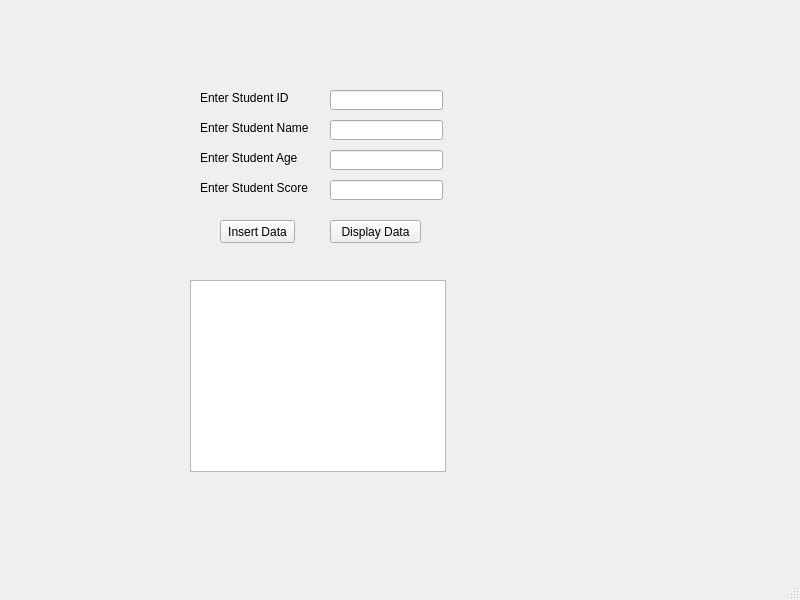
<?xml version="1.0" encoding="UTF-8"?>
<ui version="4.0">
 <class>studentPerformance</class>
 <widget class="QMainWindow" name="studentPerformance">
  <property name="geometry">
   <rect>
    <x>0</x>
    <y>0</y>
    <width>800</width>
    <height>600</height>
   </rect>
  </property>
  <property name="font">
   <font>
    <family>Arial</family>
    <pointsize>9</pointsize>
   </font>
  </property>
  <property name="windowTitle">
   <string>Student Performance</string>
  </property>
  <widget class="QWidget" name="centralwidget">
   <widget class="QLabel" name="lblStudentId">
    <property name="geometry">
     <rect>
      <x>200</x>
      <y>90</y>
      <width>101</width>
      <height>16</height>
     </rect>
    </property>
    <property name="text">
     <string>Enter Student ID</string>
    </property>
   </widget>
   <widget class="QLineEdit" name="txtStudentId">
    <property name="geometry">
     <rect>
      <x>330</x>
      <y>90</y>
      <width>113</width>
      <height>20</height>
     </rect>
    </property>
   </widget>
   <widget class="QLabel" name="lblName">
    <property name="geometry">
     <rect>
      <x>200</x>
      <y>120</y>
      <width>121</width>
      <height>16</height>
     </rect>
    </property>
    <property name="text">
     <string>Enter Student Name</string>
    </property>
   </widget>
   <widget class="QLineEdit" name="txtName">
    <property name="geometry">
     <rect>
      <x>330</x>
      <y>120</y>
      <width>113</width>
      <height>20</height>
     </rect>
    </property>
   </widget>
   <widget class="QLabel" name="lblAge">
    <property name="geometry">
     <rect>
      <x>200</x>
      <y>150</y>
      <width>121</width>
      <height>16</height>
     </rect>
    </property>
    <property name="text">
     <string>Enter Student Age</string>
    </property>
   </widget>
   <widget class="QLineEdit" name="txtAge">
    <property name="geometry">
     <rect>
      <x>330</x>
      <y>150</y>
      <width>113</width>
      <height>20</height>
     </rect>
    </property>
   </widget>
   <widget class="QLabel" name="lblScore">
    <property name="geometry">
     <rect>
      <x>200</x>
      <y>180</y>
      <width>121</width>
      <height>16</height>
     </rect>
    </property>
    <property name="text">
     <string>Enter Student Score</string>
    </property>
   </widget>
   <widget class="QLineEdit" name="txtScore">
    <property name="geometry">
     <rect>
      <x>330</x>
      <y>180</y>
      <width>113</width>
      <height>20</height>
     </rect>
    </property>
   </widget>
   <widget class="QPushButton" name="btnInsert">
    <property name="geometry">
     <rect>
      <x>220</x>
      <y>220</y>
      <width>75</width>
      <height>23</height>
     </rect>
    </property>
    <property name="text">
     <string>Insert Data</string>
    </property>
   </widget>
   <widget class="QPushButton" name="btnDisplay">
    <property name="geometry">
     <rect>
      <x>330</x>
      <y>220</y>
      <width>91</width>
      <height>23</height>
     </rect>
    </property>
    <property name="text">
     <string>Display Data</string>
    </property>
   </widget>
   <widget class="QListWidget" name="lstData">
    <property name="geometry">
     <rect>
      <x>190</x>
      <y>280</y>
      <width>256</width>
      <height>192</height>
     </rect>
    </property>
   </widget>
  </widget>
  <widget class="QMenuBar" name="menubar">
   <property name="geometry">
    <rect>
     <x>0</x>
     <y>0</y>
     <width>800</width>
     <height>21</height>
    </rect>
   </property>
  </widget>
  <widget class="QStatusBar" name="statusbar"/>
 </widget>
 <resources/>
 <connections/>
</ui>
